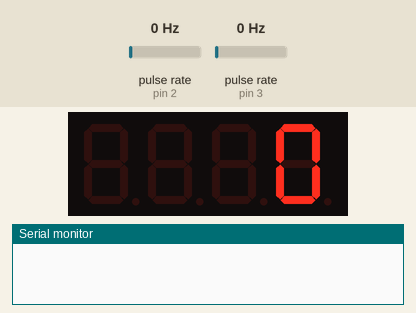
Simulated run of this sketch. Board: Arduino Uno, built with avr-gcc and run on an emulated ATmega328P. Shown: 4-digit seven-segment display, the last lines printed to the serial monitor. Wiring (inferred from the names in the program): 2 × pulse sensor: data pin 2 / data pin 3. The inputs (shaded band) are chosen by the test bench; at power-on: pulse rate (sensors on pin 2, pin 3) 0 Hz.

Above: at 2.2 s.
2.3 s: pulse rate (sensor on pin 2) set to 196 Hz
At 5.2 s:
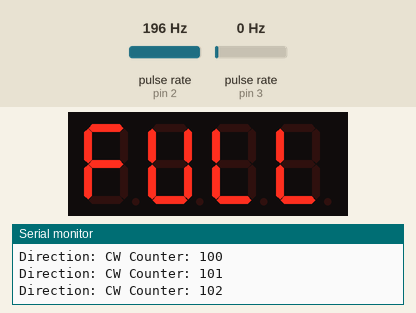
5.3 s: pulse rate (sensor on pin 3) set to 4 Hz
8.3 s: pulse rate (sensor on pin 2) set to 50 Hz
11.3 s: pulse rate (sensor on pin 3) set to 100 Hz
At 12.9 s:
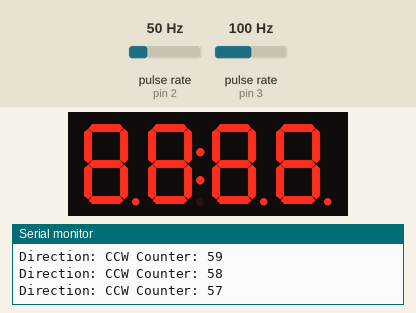
13.8 s: pulse rate (sensor on pin 3) set to 50 Hz
At 14.52 s:
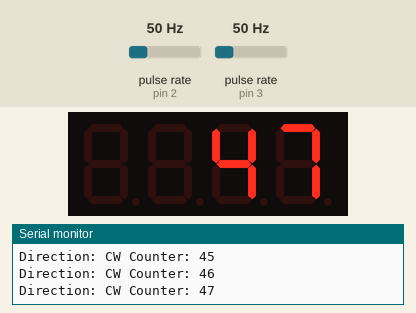
15.9 s: pulse rate (sensor on pin 3) set to 100 Hz
At 19.84 s:
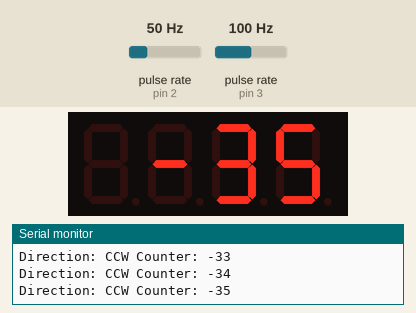

Measured:
- after the input at 2.3 s, the display: first changes after 0.15 s (image 1 shows a later state)

The sketch:

18.rotary-encoder.ino
```cpp
#include <TM1637Display.h>

// display setup
#define DISPLAY_CLK 6
#define DISPLAY_DIO 5
TM1637Display display = TM1637Display(DISPLAY_CLK, DISPLAY_DIO);

// rotary encoder: interrupt
#define ENCODER_CLK 2
#define ENCODER_DT 3

typedef struct clock_t {
  int currentState;
  int lastState;
} Clock;

// state
int counter = 0;
Clock clk;

// data
const uint8_t data[] = { 0xff, 0xff, 0xff, 0xff };
const uint8_t full[] = { 0b01110001, 0b00111110, 0b00111000, 0b00111000 };
String rotationDirection;

void setup() {
  pinMode(ENCODER_CLK, INPUT);
  pinMode(ENCODER_DT, INPUT);
  clk.lastState = digitalRead(ENCODER_CLK);

  Serial.begin(9600);
  display.clear();
  delay(1000);
  display.setBrightness(2);

  attachInterrupt(digitalPinToInterrupt(ENCODER_CLK), updateEncoder, CHANGE);
  attachInterrupt(digitalPinToInterrupt(ENCODER_DT), updateEncoder, CHANGE);
}

void updateEncoder() {
  clk.currentState = digitalRead(ENCODER_CLK);

  // detect transition from LOW to HIGH
  if (clk.currentState == HIGH && clk.currentState != clk.lastState) {
    // detect clockwise rotation
    if (digitalRead(ENCODER_DT) != clk.currentState) {
      counter++;
      rotationDirection = "CW";

      // counter-clockwise rotation
    } else {
      counter--;
      rotationDirection = "CCW";
    }

    Serial.print("Direction: ");
    Serial.print(rotationDirection);
    Serial.print(" Counter: ");
    Serial.println(counter);
  }

  clk.lastState = clk.currentState;
}

void loop() {
  display.showNumberDec(counter);
  delay(50);

  if (counter == 50 || counter == 75) {
    showData();
  } else if (counter == 100) {
    showFull();
  }
}

void showData() {
  display.setSegments(data);
  delay(2000);
  display.clear();
}

void showFull() {
  display.setSegments(full);
  delay(3000);
  display.clear();
  delay(1000);
  display.setSegments(full);
  delay(3000);
  display.clear();
}
```
